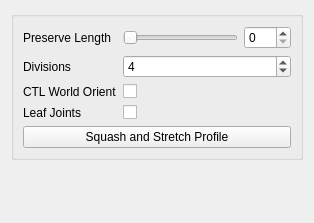
<?xml version="1.0" encoding="UTF-8"?>
<ui version="4.0">
 <class>Form</class>
 <widget class="QWidget" name="Form">
  <property name="geometry">
   <rect>
    <x>0</x>
    <y>0</y>
    <width>314</width>
    <height>223</height>
   </rect>
  </property>
  <property name="windowTitle">
   <string>Form</string>
  </property>
  <layout class="QGridLayout" name="gridLayout">
   <item row="0" column="0">
    <widget class="QGroupBox" name="groupBox">
     <property name="title">
      <string/>
     </property>
     <layout class="QFormLayout" name="formLayout">
      <item row="0" column="0">
       <widget class="QLabel" name="preserve_length_label">
        <property name="text">
         <string>Preserve Length</string>
        </property>
       </widget>
      </item>
      <item row="0" column="1">
       <layout class="QHBoxLayout" name="preserve_length_layout">
        <item>
         <widget class="QSlider" name="preserve_length_slider">
          <property name="minimumSize">
           <size>
            <width>0</width>
            <height>15</height>
           </size>
          </property>
          <property name="maximum">
           <number>100</number>
          </property>
          <property name="orientation">
           <enum>Qt::Orientation::Horizontal</enum>
          </property>
         </widget>
        </item>
        <item>
         <widget class="QSpinBox" name="preserve_length_spinBox">
          <property name="maximum">
           <number>100</number>
          </property>
         </widget>
        </item>
       </layout>
      </item>
      <item row="1" column="0">
       <widget class="QLabel" name="divisions_label">
        <property name="text">
         <string>Divisions</string>
        </property>
       </widget>
      </item>
      <item row="1" column="1">
       <widget class="QSpinBox" name="division_spinBox">
        <property name="sizePolicy">
         <sizepolicy hsizetype="Expanding" vsizetype="Fixed">
          <horstretch>0</horstretch>
          <verstretch>0</verstretch>
         </sizepolicy>
        </property>
        <property name="minimum">
         <number>2</number>
        </property>
        <property name="maximum">
         <number>99</number>
        </property>
        <property name="value">
         <number>4</number>
        </property>
       </widget>
      </item>
      <item row="2" column="0">
       <widget class="QLabel" name="ctl_world_orient_label">
        <property name="text">
         <string>CTL World Orient</string>
        </property>
       </widget>
      </item>
      <item row="2" column="1">
       <widget class="QCheckBox" name="ctl_world_orient_checkBox">
        <property name="enabled">
         <bool>true</bool>
        </property>
        <property name="toolTip">
         <string>&lt;html&gt;&lt;head/&gt;&lt;body&gt;&lt;p&gt;If checked the IK controls will be oriented to world space in XYZ&lt;/p&gt;&lt;/body&gt;&lt;/html&gt;</string>
        </property>
        <property name="text">
         <string/>
        </property>
       </widget>
      </item>
      <item row="3" column="0">
       <widget class="QLabel" name="leafJoints_label">
        <property name="text">
         <string>Leaf Joints</string>
        </property>
       </widget>
      </item>
      <item row="3" column="1">
       <widget class="QCheckBox" name="leafJoints_checkBox">
        <property name="text">
         <string/>
        </property>
       </widget>
      </item>
      <item row="5" column="0" colspan="2">
       <widget class="QPushButton" name="squashStretchProfile_pushButton">
        <property name="text">
         <string>Squash and Stretch Profile</string>
        </property>
       </widget>
      </item>
     </layout>
    </widget>
   </item>
   <item row="1" column="0">
    <spacer name="verticalSpacer">
     <property name="orientation">
      <enum>Qt::Orientation::Vertical</enum>
     </property>
     <property name="sizeHint" stdset="0">
      <size>
       <width>20</width>
       <height>40</height>
      </size>
     </property>
    </spacer>
   </item>
  </layout>
 </widget>
 <resources/>
 <connections>
  <connection>
   <sender>preserve_length_slider</sender>
   <signal>valueChanged(int)</signal>
   <receiver>preserve_length_slider</receiver>
   <slot>setValue(int)</slot>
   <hints>
    <hint type="sourcelabel">
     <x>325</x>
     <y>152</y>
    </hint>
    <hint type="destinationlabel">
     <x>325</x>
     <y>152</y>
    </hint>
   </hints>
  </connection>
  <connection>
   <sender>preserve_length_spinBox</sender>
   <signal>valueChanged(int)</signal>
   <receiver>preserve_length_slider</receiver>
   <slot>setValue(int)</slot>
   <hints>
    <hint type="sourcelabel">
     <x>612</x>
     <y>153</y>
    </hint>
    <hint type="destinationlabel">
     <x>564</x>
     <y>151</y>
    </hint>
   </hints>
  </connection>
 </connections>
</ui>
